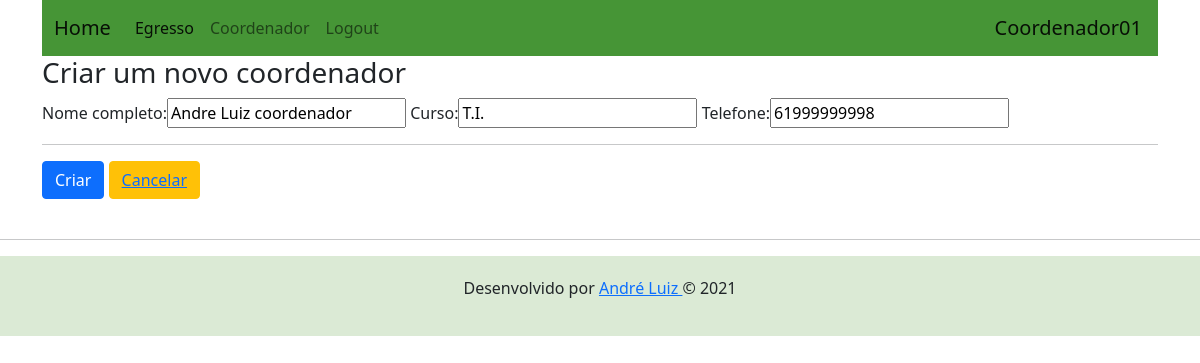
The page /updatecoordenador/ (signed in) on the database its author committed.
### usuarios/models.py (models this page shows)
class PerfilCoordenador(models.Model):
    nome_completo = models.CharField(max_length=70, null=True)
    curso = models.CharField(max_length=100, null=True)
    telefone = models.CharField(max_length=12, null=True)
    usuario = models.OneToOneField(User, on_delete=models.CASCADE)

### usuarios/views.py (the view)
# urls.py: path('updatecoordenador/', CoordenadorUpdate.as_view(), name='upd_coordenador'),
class CoordenadorUpdate(UpdateView):
    template_name = 'criar_coordenador.html'
    model = PerfilCoordenador
    fields = ['nome_completo', 'curso', 'telefone']
    success_url = reverse_lazy('index')
    def get_object(self, queryset=None):
        self.object = get_object_or_404(PerfilCoordenador, usuario=self.request.user)
        return self.object

### usuarios/templates/criar_coordenador.html (shortened to what this page needs)
{% extends "base_usuario.html" %}
{% load static %}
{% load bootstrap %}
{% block content %}
<h3> Criar um novo coordenador</h3>
    <form method="post">
        {{ form|bootstrap }}
          <hr>
          <button type="submit" class="btn btn-primary">Criar</button>
          <button type="button" class="btn btn-warning">
              <a href="{% url 'index' %}">Cancelar</a>
          </button>
    </form>
{% endblock %}

### usuarios/templates/base_usuario.html (shortened to what this page needs)
{% load static %}
<!DOCTYPE html>
<html lang="pt">
  <head>
    <link href="{% static "css/bootstrap.css" %}" rel="stylesheet">
    <link href="{% static "css/bootstrap.min.css" %}" rel="stylesheet">
  </head>
  <body>
    <div class="container">
      <nav class="navbar navbar-expand-lg navbar-light" style="background-color: #469536">
        <div class="container-fluid">
          <a class="navbar-brand" href="{% url 'index' %}">Home</a>
          <div class="collapse navbar-collapse" id="navbarNavAltMarkup">
            <div class="navbar-nav">
              <a class="nav-link active" aria-current="page" href="egresso">Egresso</a>
              <a class="nav-link" href="/coordenador">Coordenador</a>
              {% if request.user.is_authenticated %}
              <a class="nav-link" href="/logout">Logout</a>
              {% endif %}
            </div>
          </div>
        </div>
        <div class="navbar-brand">
          <span>{{ request.user }}</span>
        </div>
      </nav>
      <div class="row content">
         {% block content %}{% endblock %}
      </div>
    </div>
      <footer class="page-footer font-small mdb-color lighten-3 pt-4">
      <hr>
        <div class="text-center" style="background-color: #dbead5; padding: 20px;" >
          <p>Desenvolvido por <a href="https://github.com/Andredf51" target="_blank"> André Luiz </a> &copy; 2021</p>
        </div>
      </footer>
  </body>
</html>

### rows shown on the page
PerfilCoordenador: nome_completo "Andre Luiz coordenador", curso "T.I.", telefone "61999999998"

### other values the page prints
{{ request.user }} "Coordenador01"
